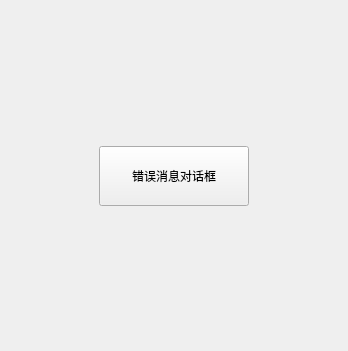
<?xml version="1.0" encoding="UTF-8"?>
<ui version="4.0">
 <class>Widget</class>
 <widget class="QWidget" name="Widget">
  <property name="geometry">
   <rect>
    <x>0</x>
    <y>0</y>
    <width>348</width>
    <height>351</height>
   </rect>
  </property>
  <property name="windowTitle">
   <string>Widget</string>
  </property>
  <layout class="QGridLayout" name="gridLayout">
   <item row="0" column="1">
    <spacer name="verticalSpacer">
     <property name="orientation">
      <enum>Qt::Vertical</enum>
     </property>
     <property name="sizeHint" stdset="0">
      <size>
       <width>20</width>
       <height>125</height>
      </size>
     </property>
    </spacer>
   </item>
   <item row="1" column="0">
    <spacer name="horizontalSpacer">
     <property name="orientation">
      <enum>Qt::Horizontal</enum>
     </property>
     <property name="sizeHint" stdset="0">
      <size>
       <width>78</width>
       <height>20</height>
      </size>
     </property>
    </spacer>
   </item>
   <item row="1" column="1">
    <widget class="QPushButton" name="pushButton">
     <property name="minimumSize">
      <size>
       <width>150</width>
       <height>60</height>
      </size>
     </property>
     <property name="text">
      <string>错误消息对话框</string>
     </property>
    </widget>
   </item>
   <item row="1" column="2">
    <spacer name="horizontalSpacer_2">
     <property name="orientation">
      <enum>Qt::Horizontal</enum>
     </property>
     <property name="sizeHint" stdset="0">
      <size>
       <width>78</width>
       <height>20</height>
      </size>
     </property>
    </spacer>
   </item>
   <item row="2" column="1">
    <spacer name="verticalSpacer_2">
     <property name="orientation">
      <enum>Qt::Vertical</enum>
     </property>
     <property name="sizeHint" stdset="0">
      <size>
       <width>20</width>
       <height>124</height>
      </size>
     </property>
    </spacer>
   </item>
  </layout>
 </widget>
 <resources/>
 <connections/>
</ui>
